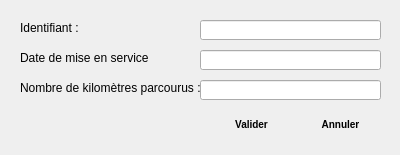
<?xml version="1.0" encoding="UTF-8"?>
<ui version="4.0">
 <class>AjouterVelo</class>
 <widget class="QDialog" name="AjouterVelo">
  <property name="geometry">
   <rect>
    <x>0</x>
    <y>0</y>
    <width>400</width>
    <height>155</height>
   </rect>
  </property>
  <property name="windowTitle">
   <string>Dialog</string>
  </property>
  <property name="windowIcon">
   <iconset>
    <normaloff>add.png</normaloff>add.png</iconset>
  </property>
  <property name="styleSheet">
   <string notr="true"> QPushButton {
     border: 1px solid #1E7FCB74D0F1;
     border-radius: 4px;
     background-color: qlineargradient(x1: 0, y1: 0, x2: 0, y2: 1,
                                       stop: 0 #1E7FCB, stop: 0.4 #74D0F1,
									   stop: 0.5 #74D0F1, stop: 1.0 #1E7FCB);
     min-width: 80px;
	 min-height: 25px;
	 font-weight: bold;
	 font-size:10px;
	 border-color: #1E7FCB;
 }
 
 QPushButton:pressed {
     background-color: qlineargradient(x1: 0, y1: 0, x2: 0, y2: 1,
                                       stop: 0 #BB0B0B, stop: 0.4 #E32636,
									   stop: 0.5 #E32636, stop: 1.0 #BB0B0B);
	font-weight: bold;
	color:white;
	border-color: #BB0B0B;
 }

 QPushButton:hover {
     background-color: qlineargradient(x1: 0, y1: 0, x2: 0, y2: 1,
                                       stop: 0 #BB0B0B, stop: 1 #E32636,
									   stop: 0.5 #E32636, stop: 1.0 #BB0B0B);
	 color:white;
	 font-weight: bold;
	 border-color: #E32636;
 }

 QPushButton:flat {
     border: none; /* no border for a flat push button */
 }</string>
  </property>
  <widget class="QLabel" name="label">
   <property name="geometry">
    <rect>
     <x>20</x>
     <y>20</y>
     <width>101</width>
     <height>16</height>
    </rect>
   </property>
   <property name="text">
    <string>Identifiant :</string>
   </property>
  </widget>
  <widget class="QLabel" name="label_2">
   <property name="geometry">
    <rect>
     <x>20</x>
     <y>50</y>
     <width>131</width>
     <height>16</height>
    </rect>
   </property>
   <property name="text">
    <string>Date de mise en service :</string>
   </property>
  </widget>
  <widget class="QLabel" name="label_3">
   <property name="geometry">
    <rect>
     <x>20</x>
     <y>80</y>
     <width>191</width>
     <height>16</height>
    </rect>
   </property>
   <property name="text">
    <string>Nombre de kilomètres parcourus :</string>
   </property>
  </widget>
  <widget class="QLineEdit" name="lineEditAjIdVelo">
   <property name="geometry">
    <rect>
     <x>200</x>
     <y>20</y>
     <width>181</width>
     <height>20</height>
    </rect>
   </property>
  </widget>
  <widget class="QLineEdit" name="lineEditAjDmsVelo">
   <property name="geometry">
    <rect>
     <x>200</x>
     <y>50</y>
     <width>181</width>
     <height>20</height>
    </rect>
   </property>
  </widget>
  <widget class="QLineEdit" name="lineEditAjNkVelo">
   <property name="geometry">
    <rect>
     <x>200</x>
     <y>80</y>
     <width>181</width>
     <height>20</height>
    </rect>
   </property>
  </widget>
  <widget class="QWidget" name="">
   <property name="geometry">
    <rect>
     <x>210</x>
     <y>110</y>
     <width>172</width>
     <height>29</height>
    </rect>
   </property>
   <layout class="QHBoxLayout" name="horizontalLayout">
    <item>
     <widget class="QPushButton" name="validerBtnAjVelo">
      <property name="text">
       <string>Valider</string>
      </property>
     </widget>
    </item>
    <item>
     <widget class="QPushButton" name="annulerBtnAjVelo">
      <property name="text">
       <string>Annuler</string>
      </property>
     </widget>
    </item>
   </layout>
  </widget>
 </widget>
 <resources/>
 <connections/>
</ui>
